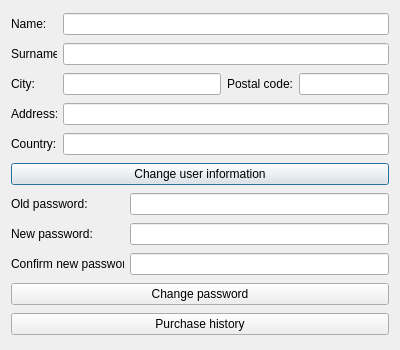
<?xml version="1.0" encoding="UTF-8"?>
<ui version="4.0">
 <class>EditUserWindow</class>
 <widget class="QDialog" name="EditUserWindow">
  <property name="geometry">
   <rect>
    <x>0</x>
    <y>0</y>
    <width>400</width>
    <height>350</height>
   </rect>
  </property>
  <property name="minimumSize">
   <size>
    <width>400</width>
    <height>350</height>
   </size>
  </property>
  <property name="maximumSize">
   <size>
    <width>400</width>
    <height>350</height>
   </size>
  </property>
  <property name="windowTitle">
   <string>XKOMX</string>
  </property>
  <layout class="QVBoxLayout" name="verticalLayout">
   <item>
    <layout class="QHBoxLayout" name="horizontalLayout">
     <item>
      <widget class="QLabel" name="lbName">
       <property name="minimumSize">
        <size>
         <width>46</width>
         <height>0</height>
        </size>
       </property>
       <property name="maximumSize">
        <size>
         <width>46</width>
         <height>16777215</height>
        </size>
       </property>
       <property name="text">
        <string>Name:</string>
       </property>
      </widget>
     </item>
     <item>
      <widget class="QLineEdit" name="leName"/>
     </item>
    </layout>
   </item>
   <item>
    <layout class="QHBoxLayout" name="horizontalLayout_2">
     <item>
      <widget class="QLabel" name="lbSurname">
       <property name="maximumSize">
        <size>
         <width>46</width>
         <height>16777215</height>
        </size>
       </property>
       <property name="text">
        <string>Surname:</string>
       </property>
      </widget>
     </item>
     <item>
      <widget class="QLineEdit" name="leSurname"/>
     </item>
    </layout>
   </item>
   <item>
    <layout class="QHBoxLayout" name="horizontalLayout_3">
     <item>
      <widget class="QLabel" name="lbCity">
       <property name="minimumSize">
        <size>
         <width>46</width>
         <height>0</height>
        </size>
       </property>
       <property name="maximumSize">
        <size>
         <width>46</width>
         <height>16777215</height>
        </size>
       </property>
       <property name="text">
        <string>City:</string>
       </property>
      </widget>
     </item>
     <item>
      <widget class="QLineEdit" name="leCity"/>
     </item>
     <item>
      <widget class="QLabel" name="lbPostalCode">
       <property name="text">
        <string>Postal code:</string>
       </property>
      </widget>
     </item>
     <item>
      <widget class="QLineEdit" name="lePostalCode">
       <property name="maximumSize">
        <size>
         <width>90</width>
         <height>16777215</height>
        </size>
       </property>
      </widget>
     </item>
    </layout>
   </item>
   <item>
    <layout class="QHBoxLayout" name="horizontalLayout_4">
     <item>
      <widget class="QLabel" name="lbAddress">
       <property name="minimumSize">
        <size>
         <width>46</width>
         <height>0</height>
        </size>
       </property>
       <property name="maximumSize">
        <size>
         <width>46</width>
         <height>16777215</height>
        </size>
       </property>
       <property name="text">
        <string>Address:</string>
       </property>
      </widget>
     </item>
     <item>
      <widget class="QLineEdit" name="leAddress"/>
     </item>
    </layout>
   </item>
   <item>
    <layout class="QHBoxLayout" name="horizontalLayout_7">
     <item>
      <widget class="QLabel" name="lbCountry">
       <property name="minimumSize">
        <size>
         <width>46</width>
         <height>0</height>
        </size>
       </property>
       <property name="maximumSize">
        <size>
         <width>46</width>
         <height>16777215</height>
        </size>
       </property>
       <property name="text">
        <string>Country:</string>
       </property>
      </widget>
     </item>
     <item>
      <widget class="QLineEdit" name="leCountry"/>
     </item>
    </layout>
   </item>
   <item>
    <widget class="QPushButton" name="btnChangeInfo">
     <property name="text">
      <string>Change user information</string>
     </property>
    </widget>
   </item>
   <item>
    <layout class="QHBoxLayout" name="horizontalLayout_8">
     <item>
      <widget class="QLabel" name="lbOldPass">
       <property name="minimumSize">
        <size>
         <width>113</width>
         <height>0</height>
        </size>
       </property>
       <property name="maximumSize">
        <size>
         <width>113</width>
         <height>16777215</height>
        </size>
       </property>
       <property name="text">
        <string>Old password:</string>
       </property>
      </widget>
     </item>
     <item>
      <widget class="QLineEdit" name="leOldPass">
       <property name="echoMode">
        <enum>QLineEdit::Password</enum>
       </property>
      </widget>
     </item>
    </layout>
   </item>
   <item>
    <layout class="QHBoxLayout" name="horizontalLayout_9">
     <item>
      <widget class="QLabel" name="lbNewPass">
       <property name="minimumSize">
        <size>
         <width>113</width>
         <height>0</height>
        </size>
       </property>
       <property name="maximumSize">
        <size>
         <width>113</width>
         <height>16777215</height>
        </size>
       </property>
       <property name="text">
        <string>New password:</string>
       </property>
      </widget>
     </item>
     <item>
      <widget class="QLineEdit" name="leNewPass">
       <property name="echoMode">
        <enum>QLineEdit::Password</enum>
       </property>
      </widget>
     </item>
    </layout>
   </item>
   <item>
    <layout class="QHBoxLayout" name="horizontalLayout_10">
     <item>
      <widget class="QLabel" name="lbConfirmPass">
       <property name="maximumSize">
        <size>
         <width>113</width>
         <height>16777215</height>
        </size>
       </property>
       <property name="text">
        <string>Confirm new password:</string>
       </property>
      </widget>
     </item>
     <item>
      <widget class="QLineEdit" name="leConfirmPass">
       <property name="echoMode">
        <enum>QLineEdit::Password</enum>
       </property>
      </widget>
     </item>
    </layout>
   </item>
   <item>
    <widget class="QPushButton" name="btnChangePassword">
     <property name="text">
      <string>Change password</string>
     </property>
    </widget>
   </item>
   <item>
    <widget class="QPushButton" name="pushButton">
     <property name="text">
      <string>Purchase history</string>
     </property>
    </widget>
   </item>
  </layout>
 </widget>
 <resources/>
 <connections/>
</ui>
